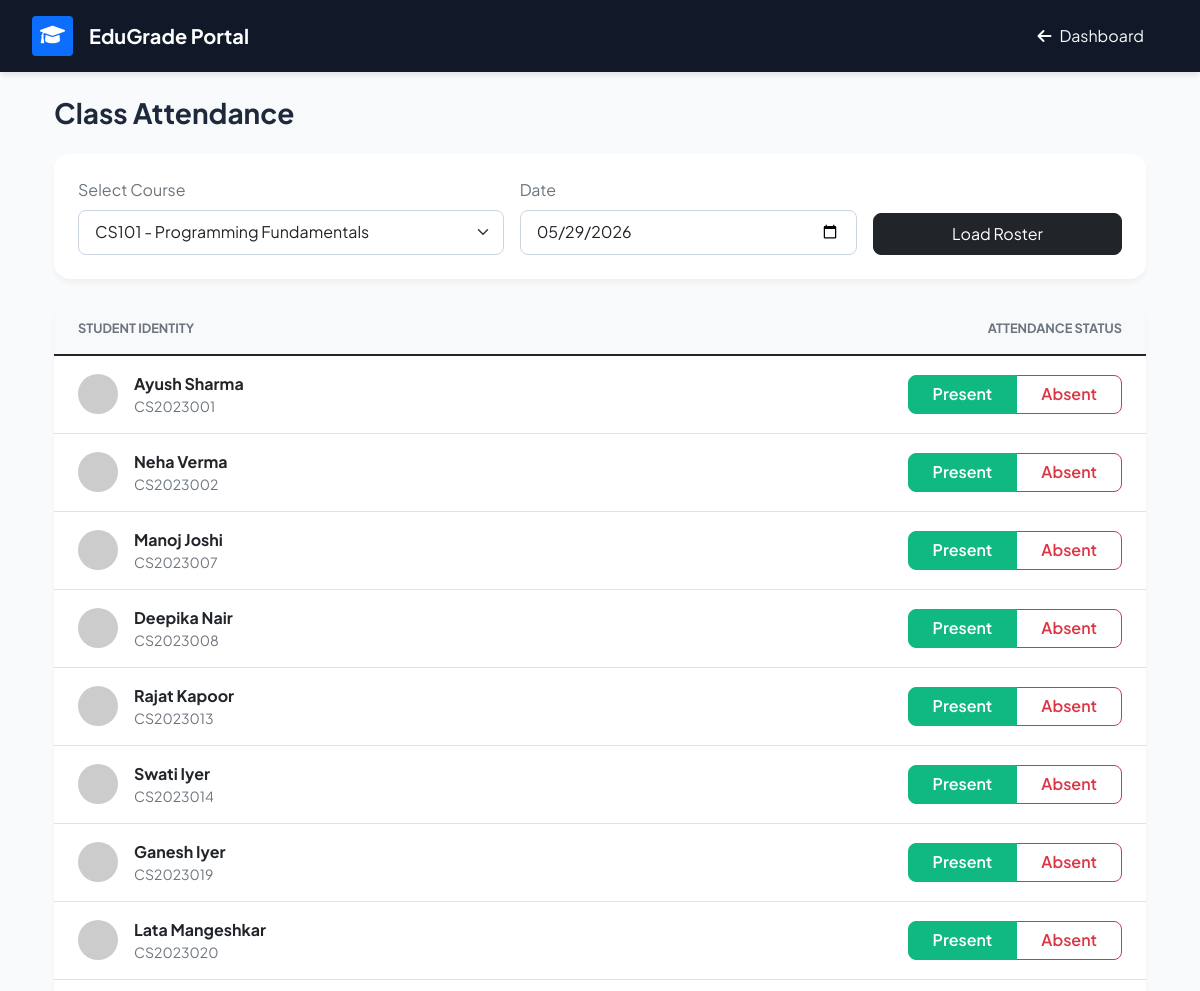
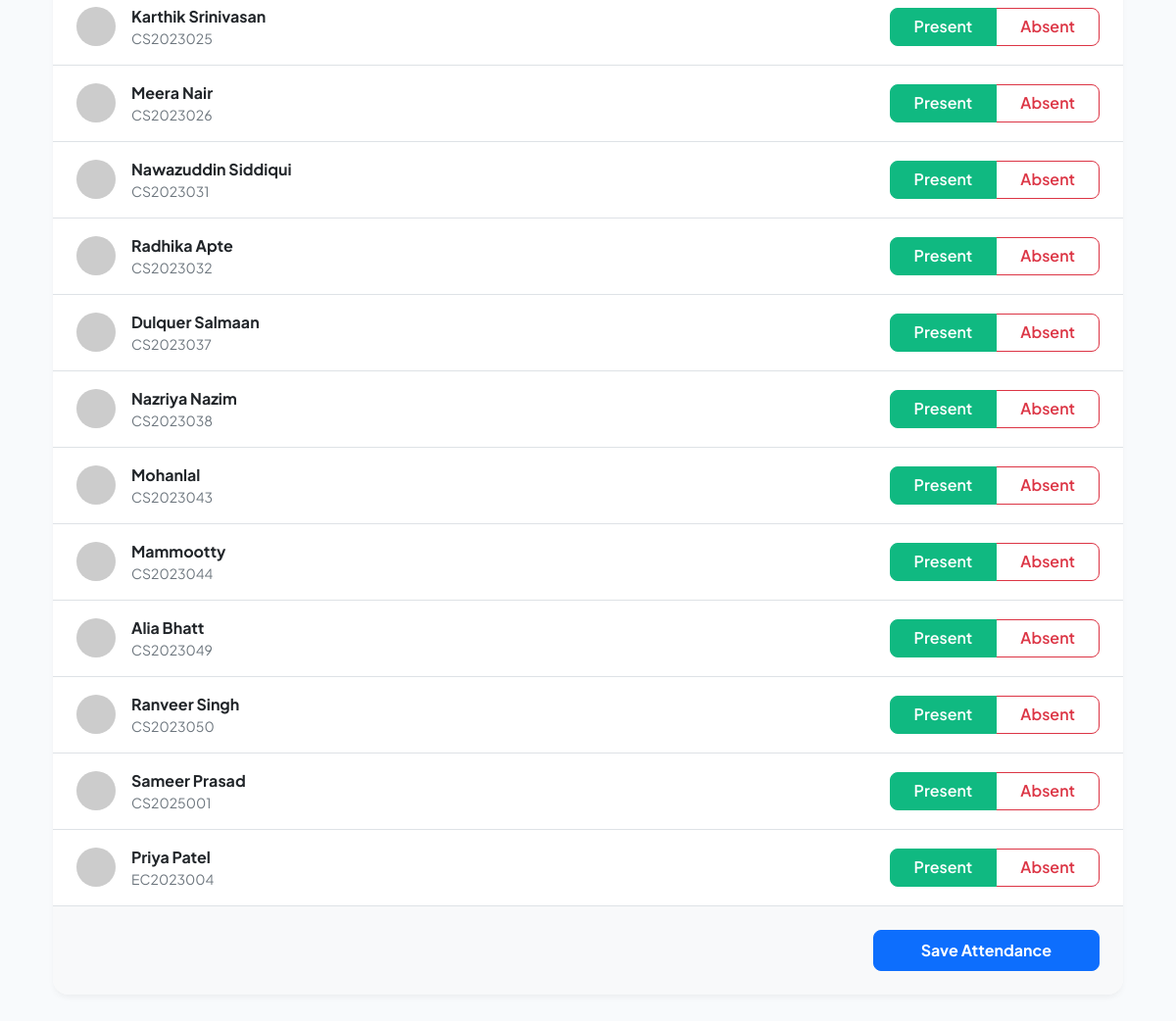
Screenshot of /mark_attendance.php?course_id=1 (signed in) with the database file from the repository (2 pictures, top to bottom).
### tables this page shows
CREATE TABLE `enrollments` (
  `id` int(11) NOT NULL,
  `student_id` int(11) NOT NULL,
  `course_id` int(11) NOT NULL,
  `academic_year` varchar(20) DEFAULT NULL,
  `semester` int(11) DEFAULT NULL
);

CREATE TABLE `users` (
  `id` int(11) NOT NULL,
  `username` varchar(50) NOT NULL,
  `password` varchar(255) NOT NULL,
  `full_name` varchar(100) NOT NULL,
  `email` varchar(100) DEFAULT NULL,
  `role` enum('student','faculty','admin') DEFAULT 'student',
  `created_at` timestamp NOT NULL DEFAULT current_timestamp()
);

CREATE TABLE `students` (
  `id` int(11) NOT NULL,
  `user_id` int(11) NOT NULL,
  `roll_number` varchar(20) NOT NULL,
  `department` varchar(100) DEFAULT NULL,
  `current_semester` int(11) DEFAULT 1,
  `admission_year` year(4) DEFAULT NULL
);

### mark_attendance.php (the view, shortened to what this page needs)
<?php
require_once 'config.php';
$courses = $pdo->query("SELECT id, course_code, course_name, semester FROM courses ORDER BY course_code")->fetchAll();
$selected_course = isset($_GET['course_id']) ? (int)$_GET['course_id'] : 0;
$selected_date = isset($_GET['date']) ? $_GET['date'] : date('Y-m-d');
$students_data = [];
if ($selected_course > 0) {
    $sql = "SELECT e.id as enrollment_id, s.roll_number, u.full_name,
            COALESCE(a.status, 'present') as current_status
            FROM enrollments e
            JOIN students s ON e.student_id = s.id
            JOIN users u ON s.user_id = u.id
            LEFT JOIN attendance a ON e.id = a.enrollment_id AND a.attendance_date = ?
            WHERE e.course_id = ? ORDER BY s.roll_number";
    $stmt = $pdo->prepare($sql);
    $stmt->execute([$selected_date, $selected_course]);
    $students_data = $stmt->fetchAll();
}
?>
<!DOCTYPE html>
<html lang="en">
<head>
    <link href="https://cdn.jsdelivr.net/npm/bootstrap@5.1.3/dist/css/bootstrap.min.css" rel="stylesheet">
    <link rel="stylesheet" href="https://cdnjs.cloudflare.com/ajax/libs/font-awesome/6.0.0/css/all.min.css">
</head>
<body>
    <nav class="top-navbar d-flex justify-content-between align-items-center mb-4">
        <div class="d-flex align-items-center">
            <div class="bg-primary text-white rounded p-2 me-3"><i class="fas fa-graduation-cap fs-5"></i></div>
            <h5 class="mb-0 fw-bold">EduGrade Portal</h5>
        </div>
        <a href="faculty_dashboard.php" class="btn btn-outline-light rounded-pill px-4 fw-semibold border-0"><i class="fas fa-arrow-left me-2"></i>Dashboard</a>
    </nav>
    <div class="container px-4 pb-5">
        <h3 class="fw-bold mb-4">Class Attendance</h3>
        <div class="card card-modern mb-4">
            <div class="card-body p-4">
                <form method="GET" class="row g-3 align-items-end">
                    <div class="col-md-5">
                        <label class="form-label text-muted">Select Course</label>
                        <select name="course_id" class="form-select" required>
                            <?php foreach($courses as $c): ?>
                                <option value="<?php echo $c['id']; ?>" <?php echo ($selected_course == $c['id']) ? 'selected' : ''; ?>>
                                    <?php echo htmlspecialchars($c['course_code'] . ' - ' . $c['course_name']); ?>
                                </option>
                            <?php endforeach; ?>
                        </select>
                    </div>
                    <div class="col-md-4">
                        <label class="form-label text-muted">Date</label>
                        <input type="date" name="date" class="form-control" value="<?php echo htmlspecialchars($selected_date); ?>" required>
                    </div>
                    <div class="col-md-3">
                        <button type="submit" class="btn btn-dark w-100 py-2" style="border-radius: 8px;">Load Roster</button>
                    </div>
                </form>
            </div>
        </div>
        <?php if($selected_course > 0): ?>
        <div class="card card-modern">
            <div class="card-body p-0">
                <form method="POST">
                    <table class="table table-hover align-middle mb-0">
                        <thead class="bg-light">
                            <tr>
                                <th class="ps-4 py-3 text-muted text-uppercase" style="font-size: 0.8rem;">Student Identity</th>
                                <th class="pe-4 py-3 text-end text-muted text-uppercase" style="font-size: 0.8rem;">Attendance Status</th>
                            </tr>
                        </thead>
                        <tbody>
                            <?php foreach($students_data as $student): ?>
                            <tr>
                                <td class="ps-4 py-3">
                                    <div class="d-flex align-items-center">
                                        <img src="https://ui-avatars.com/api/?name=<?php echo urlencode($student['full_name']); ?>&background=f1f5f9" class="rounded-circle me-3" width="40" height="40">
                                        <div>
                                            <div class="fw-bold text-dark"><?php echo htmlspecialchars($student['full_name']); ?></div>
                                            <div class="text-muted small"><?php echo htmlspecialchars($student['roll_number']); ?></div>
                                        </div>
                                    </div>
                                </td>
                                <td class="pe-4 py-3 text-end">
                                    <div class="btn-group status-toggle" role="group">
                                        <label class="btn btn-outline-success" for="present_<?php echo $student['enrollment_id']; ?>">Present</label>
                                        <label class="btn btn-outline-danger" for="absent_<?php echo $student['enrollment_id']; ?>">Absent</label>
                                    </div>
                                </td>
                            </tr>
                            <?php endforeach; ?>
                        </tbody>
                    </table>
                    <?php if(empty($students_data)): ?>
                        <div class="text-center py-5 text-muted">No students enrolled in this course.</div>
                    <?php else: ?>
                        <div class="p-4 bg-light text-end" style="border-radius: 0 0 16px 16px;">
                            <button type="submit" name="save_attendance" class="btn btn-primary px-5 py-2 fw-bold" style="border-radius: 8px;">Save Attendance</button>
                        </div>
                    <?php endif; ?>
                </form>
            </div>
        </div>
        <?php endif; ?>
    </div>
</body>
</html>

### mark_attendance.php (style rules this page uses)
body { font-family: 'Plus Jakarta Sans', sans-serif; background-color: #f8fafc; color: #1e293b; }
.top-navbar { background-color: #111827; color: white; padding: 1rem 2rem; box-shadow: 0 4px 6px -1px rgba(0,0,0,0.1); }
.card-modern { border-radius: 16px; border: none; box-shadow: 0 4px 6px -1px rgba(0,0,0,0.05); background: #ffffff; }
.form-control, .form-select { border-radius: 8px; border: 1px solid #cbd5e1; padding: 0.6rem 1rem; }
.btn-check:checked + .btn-outline-success { background-color: #10b981; color: white; border-color: #10b981; }
.status-toggle .btn { border-radius: 8px; font-weight: 600; padding: 0.4rem 1.5rem; }

### rows the page displays
enrollments: users.full_name "Ayush Sharma", student.roll_number "CS2023001"
enrollments: users.full_name "Neha Verma", student.roll_number "CS2023002"
enrollments: users.full_name "Manoj Joshi", student.roll_number "CS2023007"
enrollments: users.full_name "Deepika Nair", student.roll_number "CS2023008"
enrollments: users.full_name "Rajat Kapoor", student.roll_number "CS2023013"
enrollments: users.full_name "Swati Iyer", student.roll_number "CS2023014"
enrollments: users.full_name "Ganesh Iyer", student.roll_number "CS2023019"
enrollments: users.full_name "Lata Mangeshkar", student.roll_number "CS2023020"
enrollments: users.full_name "Karthik Srinivasan", student.roll_number "CS2023025"
enrollments: users.full_name "Meera Nair", student.roll_number "CS2023026"
enrollments: users.full_name "Nawazuddin Siddiqui", student.roll_number "CS2023031"
enrollments: users.full_name "Radhika Apte", student.roll_number "CS2023032"
enrollments: users.full_name "Dulquer Salmaan", student.roll_number "CS2023037"
enrollments: users.full_name "Nazriya Nazim", student.roll_number "CS2023038"
enrollments: users.full_name "Mohanlal", student.roll_number "CS2023043"
enrollments: users.full_name "Mammootty", student.roll_number "CS2023044"
enrollments: users.full_name "Alia Bhatt", student.roll_number "CS2023049"
enrollments: users.full_name "Ranveer Singh", student.roll_number "CS2023050"
enrollments: users.full_name "Sameer Prasad", student.roll_number "CS2025001"
enrollments: users.full_name "Priya Patel", student.roll_number "EC2023004"

### other values shown
form field course_id "CS101 - Programming Fundamentals"
